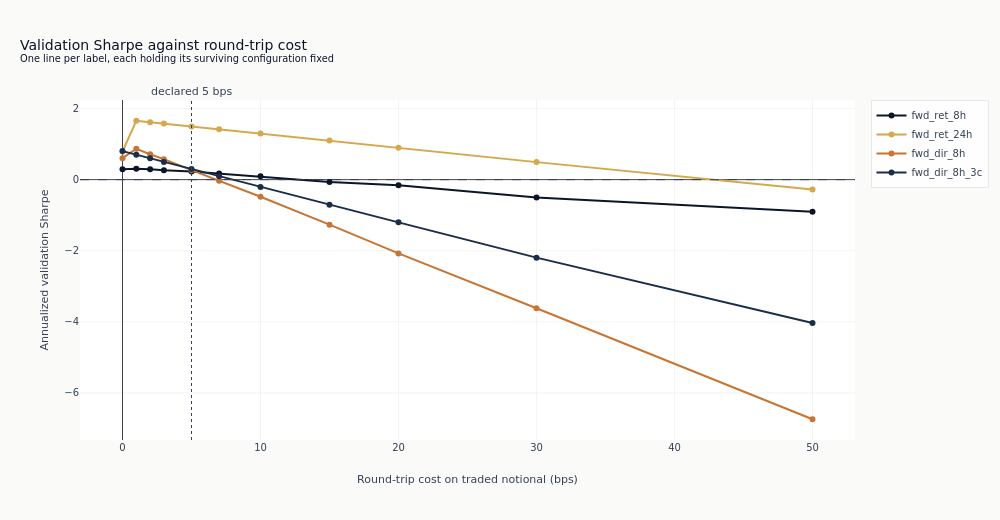

The code cell stored with this chart in its notebook:
### Markdown cell above
One line per label. The vertical marker is the declared production total; the horizontal line
is zero Sharpe. Where a line is already under the horizontal one at the left edge, the cost
level is not what is wrong with that configuration.

### Code cell
fig = go.Figure()
palette = [COLORS["blue"], COLORS["amber"], COLORS["copper"], COLORS["slate"]]
for index, label in enumerate(labels):
    panel = curve.filter(pl.col("label") == label).sort("cost_bps")
    fig.add_trace(
        go.Scatter(
            x=panel.get_column("cost_bps").to_list(),
            y=panel.get_column("sharpe").to_list(),
            mode="lines+markers",
            name=label,
            line={"color": palette[index % len(palette)]},
        )
    )
fig.add_hline(y=0, line_width=1, line_dash="dash", line_color=COLORS["neutral"])
fig.add_vline(
    x=declared_total,
    line_width=1,
    line_dash="dot",
    line_color=COLORS["neutral"],
    annotation_text=f"declared {declared_total:g} bps",
    annotation_position="top",
)
fig.update_layout(
    title={
        "text": "Validation Sharpe against round-trip cost"
        "<br><sup>One line per label, each holding its surviving configuration fixed</sup>",
        "x": 0.02,
        "xanchor": "left",
    },
    xaxis_title="Round-trip cost on traded notional (bps)",
    yaxis_title="Annualized validation Sharpe",
    height=520,
    width=1000,
)
show_plotly_with_alt(
    fig,
    "Line chart of annualized validation Sharpe against round-trip trading cost in basis points, "
    "one line per label. A dashed horizontal line marks zero Sharpe and a dotted vertical line "
    "marks the declared production cost total. Every line slopes downward as cost rises, and the "
    "spacing between the lines at the left edge is larger than the amount any of them falls "
    "across the whole grid.",
)

### Figure 1 — Plotly figure (JSON) as saved in the notebook; plotly's stock layout.template omitted (floating-point values rounded to 4 significant figures)
{"data": [{"line": {"color": "#0a1628"}, "mode": "lines+markers", "name": "fwd_ret_8h", "type": "scatter", "x": [0.0, 1.0, 2.0, 3.0, 5.0, 7.0, 10.0, 15.0, 20.0, 30.0, 50.0], "y": [0.2908, 0.3056, 0.2941, 0.2652, 0.2318, 0.1714, 0.093, -0.06933, -0.159, -0.5004, -0.9028]}, {"line": {"color": "#D4A84B"}, "mode": "lines+markers", "name": "fwd_ret_24h", "type": "scatter", "x": [0.0, 1.0, 2.0, 3.0, 5.0, 7.0, 10.0, 15.0, 20.0, 30.0, 50.0], "y": [0.7929, 1.657, 1.617, 1.577, 1.498, 1.418, 1.298, 1.098, 0.8962, 0.4933, -0.2771]}, {"line": {"color": "#C87533"}, "mode": "lines+markers", "name": "fwd_dir_8h", "type": "scatter", "x": [0.0, 1.0, 2.0, 3.0, 5.0, 7.0, 10.0, 15.0, 20.0, 30.0, 50.0], "y": [0.6036, 0.8683, 0.7159, 0.5767, 0.2693, -0.03274, -0.4807, -1.267, -2.075, -3.617, -6.741]}, {"line": {"color": "#1a2d4a"}, "mode": "lines+markers", "name": "fwd_dir_8h_3c", "type": "scatter", "x": [0.0, 1.0, 2.0, 3.0, 5.0, 7.0, 10.0, 15.0, 20.0, 30.0, 50.0], "y": [0.8028, 0.7018, 0.5999, 0.4986, 0.2964, 0.09411, -0.2045, -0.7078, -1.201, -2.194, -4.034]}], "layout": {"annotations": [{"showarrow": false, "text": "declared 5 bps", "x": 5.0, "xanchor": "center", "xref": "x", "y": 1, "yanchor": "bottom", "yref": "y domain"}], "height": 520, "shapes": [{"line": {"color": "#334155", "dash": "dash", "width": 1}, "type": "line", "x0": 0, "x1": 1, "xref": "x domain", "y0": 0, "y1": 0, "yref": "y"}, {"line": {"color": "#334155", "dash": "dot", "width": 1}, "type": "line", "x0": 5.0, "x1": 5.0, "xref": "x", "y0": 0, "y1": 1, "yref": "y domain"}], "title": {"text": "Validation Sharpe against round-trip cost<br><sup>One line per label, each holding its surviving configuration fixed</sup>", "x": 0.02, "xanchor": "left"}, "width": 1000, "xaxis": {"title": {"text": "Round-trip cost on traded notional (bps)"}}, "yaxis": {"title": {"text": "Annualized validation Sharpe"}}}}
